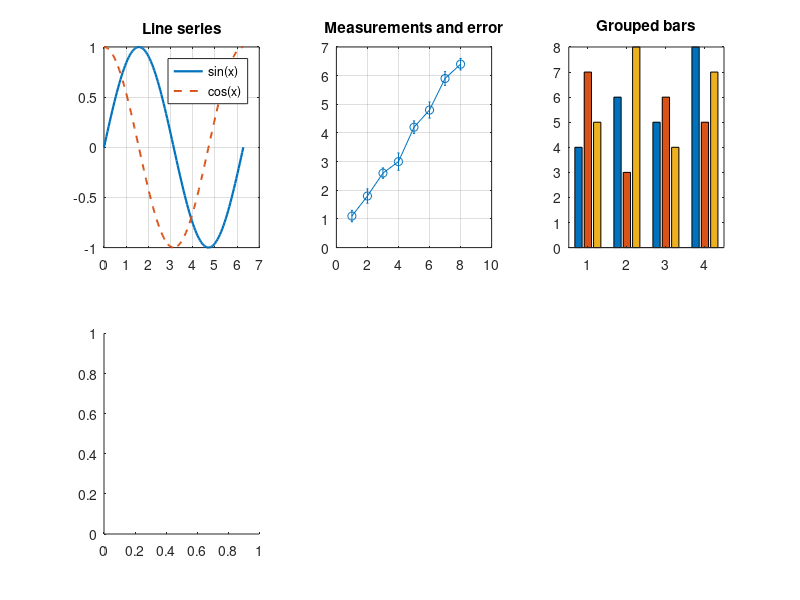

This chart was generated by the following MATLAB code: (Note: this script raises an error after producing the figure.)
%=============================================================================
% Copyright (c) 2026-present Allan CORNET (Nelson)
%=============================================================================
% This file is part of Nelson.
%=============================================================================
% LICENCE_BLOCK_BEGIN
% SPDX-License-Identifier: LGPL-3.0-or-later
% LICENCE_BLOCK_END
%=============================================================================
% Present six plot types commonly used to explore numerical results.
if ~exist('essentialPlotsFigureVisible', 'var')
  essentialPlotsFigureVisible = 'on';
end
figureHandle = figure(...
  'Name', 'Essential plot types', ...
  'NumberTitle', 'off', ...
  'Visible', essentialPlotsFigureVisible);

curveX = linspace(0, 2 * pi, 120);
lineAxes = subplot(2, 3, 1, 'Parent', figureHandle);
plot(lineAxes, curveX, sin(curveX), 'LineWidth', 1.6);
hold(lineAxes, 'on');
plot(lineAxes, curveX, cos(curveX), '--', 'LineWidth', 1.4);
hold(lineAxes, 'off');
grid(lineAxes, 'on');
title(lineAxes, 'Line series');
legend(lineAxes, 'sin(x)', 'cos(x)', 'Location', 'best');

measurementX = 1:8;
measurementY = [1.1 1.8 2.6 3.0 4.2 4.8 5.9 6.4];
uncertainty = [0.20 0.25 0.18 0.30 0.22 0.28 0.24 0.20];
errorAxes = subplot(2, 3, 2, 'Parent', figureHandle);
errorbar(errorAxes, measurementX, measurementY, uncertainty, 'o-');
grid(errorAxes, 'on');
title(errorAxes, 'Measurements and error');

categoryValues = [4 7 5; 6 3 8; 5 6 4; 8 5 7];
barAxes = subplot(2, 3, 3, 'Parent', figureHandle);
bar(barAxes, categoryValues, 'grouped');
set(barAxes, 'XLim', [0.511111111111111 4.48888888888889], ...
  'YLim', [0 8], 'YTick', 0:1:8);
title(barAxes, 'Grouped bars');

distributionValues = [...
  -1.8, -1.4, -1.2, -0.9, -0.8, -0.6, -0.5, -0.3, -0.2, -0.1, ...
  0.0, 0.1, 0.2, 0.3, 0.4, 0.5, 0.6, 0.8, 0.9, 1.1, 1.4, 1.7];
histogramAxes = subplot(2, 3, 4, 'Parent', figureHandle);
histogram(histogramAxes, distributionValues, 8);
set(histogramAxes, 'XLim', [-2 2], 'XTick', -2:1:2);
title(histogramAxes, 'Histogram');

[surfaceX, surfaceY] = meshgrid(linspace(-2.5, 2.5, 45));
surfaceZ = sin(surfaceX) .* cos(surfaceY) .* exp(-0.08 * ...
  (surfaceX .^ 2 + surfaceY .^ 2));
contourAxes = subplot(2, 3, 5, 'Parent', figureHandle);
contourf(contourAxes, surfaceX, surfaceY, surfaceZ, 12);
axis(contourAxes, 'equal');
set(contourAxes, 'XLim', [-2.5 2.5], 'YLim', [-2.5 2.5], ...
  'ZLim', [-1 1], 'XTick', -2:1:2, 'YTick', -2:1:2, 'ZTick', [-1 0 1]);
title(contourAxes, 'Filled contours');

surfaceAxes = subplot(2, 3, 6, 'Parent', figureHandle);
surf(surfaceAxes, surfaceX, surfaceY, surfaceZ, 'EdgeColor', 'none');
view(surfaceAxes, 3);
set(surfaceAxes, 'XLim', [-2.5 2.5], 'YLim', [-2.5 2.5], ...
  'ZLim', [-1 1], 'XTick', [-2 0 2], 'YTick', [-2 0 2], 'ZTick', -1:0.5:1);
grid(surfaceAxes, 'on');
title(surfaceAxes, 'Surface');
colormap(figureHandle, parula(128));
%=============================================================================
% Reflow the six panels to the window shape: 3x2 when wide, 2x3, then 1x6 when narrow.
essentialAxes = [lineAxes, errorAxes, barAxes, histogramAxes, contourAxes, surfaceAxes];
set(figureHandle, 'SizeChangedFcn', @(src, evt) essentialPlotsLayout(src, essentialAxes, evt));
essentialPlotsLayout(figureHandle, essentialAxes, []);
%=============================================================================
function essentialPlotsLayout(figureHandle, axesHandles, event)
  if ~all(isgraphics(axesHandles))
    return
  end
  % The desktop reports its panel size in the event; Position keeps the script value.
  try
    sizePixels = [event.Width, event.Height];
  catch
    units = get(figureHandle, 'Units');
    set(figureHandle, 'Units', 'pixels');
    position = get(figureHandle, 'Position');
    set(figureHandle, 'Units', units);
    sizePixels = position(3:4);
  end
  aspect = sizePixels(1) / max(sizePixels(2), 1);
  if aspect >= 1.15
    columns = 3;
  elseif aspect >= 0.45
    columns = 2;
  else
    columns = 1;
  end
  rows = ceil(numel(axesHandles) / columns);
  for k = 1:numel(axesHandles)
    column = mod(k - 1, columns);
    row = floor((k - 1) / columns);
    set(axesHandles(k), 'OuterPosition', ...
      [column / columns, 1 - (row + 1) / rows, 1 / columns, 1 / rows]);
  end
end
%=============================================================================
